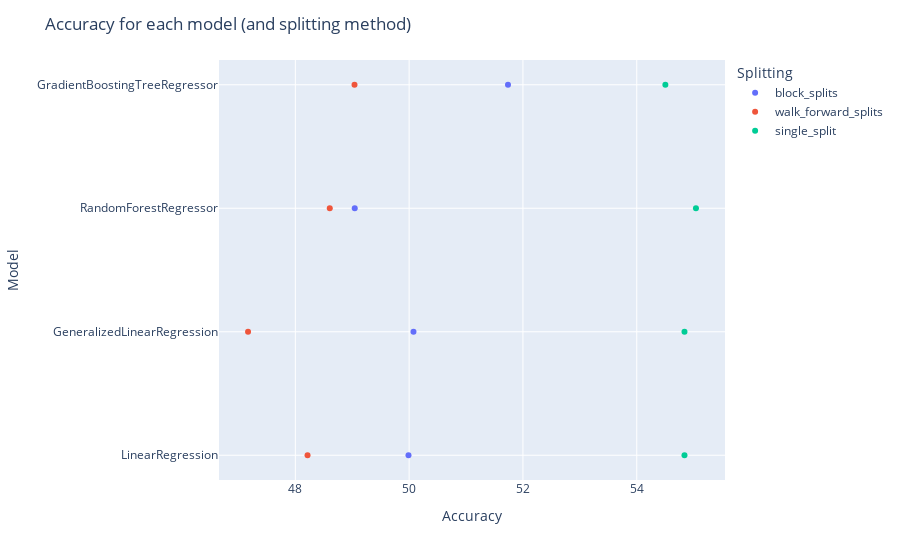

Write notebook code for a chart like this one.
### Code cell
adv_scatter_plot(train_valid_accuracy, "Accuracy", "Model", "Splitting", "Accuracy for each model (and splitting method)")

### Figure 1 — Plotly figure (JSON) as saved in the notebook; plotly's stock layout.template omitted (floating-point values rounded to 4 significant figures)
{"data": [{"hovertemplate": "Splitting=block_splits<br>Accuracy=%{x}<br>Model=%{y}<extra></extra>", "legendgroup": "block_splits", "marker": {"color": "#636efa", "symbol": "circle"}, "mode": "markers", "name": "block_splits", "orientation": "h", "showlegend": true, "type": "scatter", "x": [49.99, 50.08, 49.04, 51.74], "xaxis": "x", "y": ["LinearRegression", "GeneralizedLinearRegression", "RandomForestRegressor", "GradientBoostingTreeRegressor"], "yaxis": "y"}, {"hovertemplate": "Splitting=walk_forward_splits<br>Accuracy=%{x}<br>Model=%{y}<extra></extra>", "legendgroup": "walk_forward_splits", "marker": {"color": "#EF553B", "symbol": "circle"}, "mode": "markers", "name": "walk_forward_splits", "orientation": "h", "showlegend": true, "type": "scatter", "x": [48.21, 47.17, 48.61, 49.04], "xaxis": "x", "y": ["LinearRegression", "GeneralizedLinearRegression", "RandomForestRegressor", "GradientBoostingTreeRegressor"], "yaxis": "y"}, {"hovertemplate": "Splitting=single_split<br>Accuracy=%{x}<br>Model=%{y}<extra></extra>", "legendgroup": "single_split", "marker": {"color": "#00cc96", "symbol": "circle"}, "mode": "markers", "name": "single_split", "orientation": "h", "showlegend": true, "type": "scatter", "x": [54.84, 54.84, 55.04, 54.5], "xaxis": "x", "y": ["LinearRegression", "GeneralizedLinearRegression", "RandomForestRegressor", "GradientBoostingTreeRegressor"], "yaxis": "y"}], "layout": {"legend": {"title": {"text": "Splitting"}, "tracegroupgap": 0}, "margin": {"t": 60}, "title": {"text": "Accuracy for each model (and splitting method)"}, "xaxis": {"anchor": "y", "domain": [0, 1], "title": {"text": "Accuracy"}}, "yaxis": {"anchor": "x", "domain": [0, 1], "title": {"text": "Model"}}}}
